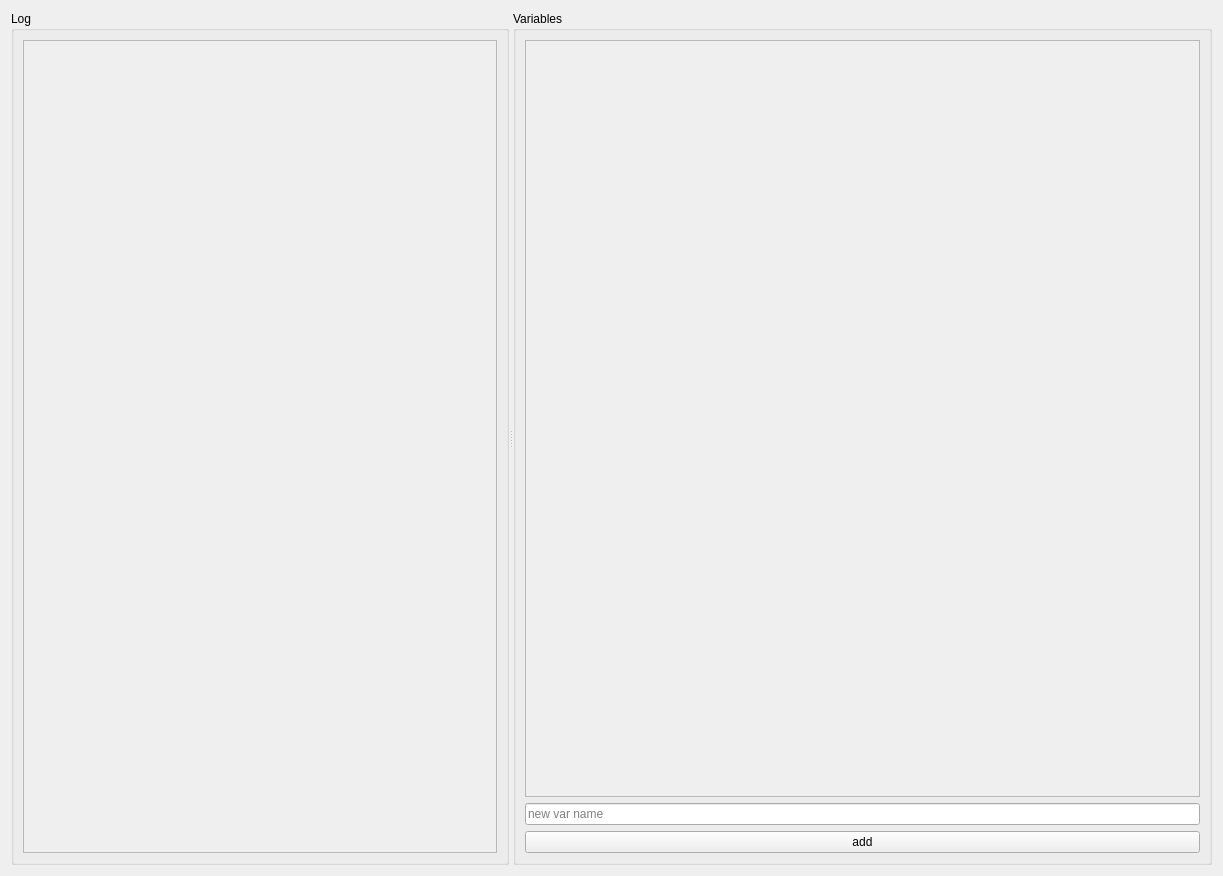
<?xml version="1.0" encoding="UTF-8"?>
<ui version="4.0">
 <class>script_widget</class>
 <widget class="QWidget" name="script_widget">
  <property name="geometry">
   <rect>
    <x>0</x>
    <y>0</y>
    <width>1223</width>
    <height>876</height>
   </rect>
  </property>
  <property name="windowTitle">
   <string>Form</string>
  </property>
  <layout class="QGridLayout" name="gridLayout">
   <item row="0" column="0">
    <widget class="QSplitter" name="splitter_2">
     <property name="orientation">
      <enum>Qt::Horizontal</enum>
     </property>
     <widget class="QSplitter" name="splitter">
      <property name="orientation">
       <enum>Qt::Vertical</enum>
      </property>
      <widget class="QGroupBox" name="log_groupBox">
       <property name="title">
        <string>Log</string>
       </property>
       <layout class="QGridLayout" name="gridLayout_2">
        <item row="0" column="0">
         <widget class="QScrollArea" name="logs_scrollArea">
          <property name="widgetResizable">
           <bool>true</bool>
          </property>
          <widget class="QWidget" name="scrollAreaWidgetContents">
           <property name="geometry">
            <rect>
             <x>0</x>
             <y>0</y>
             <width>437</width>
             <height>815</height>
            </rect>
           </property>
          </widget>
         </widget>
        </item>
       </layout>
      </widget>
     </widget>
     <widget class="QWidget" name="contents_widget" native="true">
      <property name="sizePolicy">
       <sizepolicy hsizetype="Preferred" vsizetype="Preferred">
        <horstretch>0</horstretch>
        <verstretch>0</verstretch>
       </sizepolicy>
      </property>
      <property name="minimumSize">
       <size>
        <width>200</width>
        <height>0</height>
       </size>
      </property>
      <layout class="QVBoxLayout" name="verticalLayout">
       <item>
        <widget class="QGroupBox" name="variables_group_box">
         <property name="title">
          <string>Variables</string>
         </property>
         <layout class="QGridLayout" name="gridLayout_3">
          <item row="0" column="0">
           <widget class="QScrollArea" name="variables_scrollArea">
            <property name="widgetResizable">
             <bool>true</bool>
            </property>
            <widget class="QWidget" name="scrollAreaWidgetContents_3">
             <property name="geometry">
              <rect>
               <x>0</x>
               <y>0</y>
               <width>694</width>
               <height>742</height>
              </rect>
             </property>
            </widget>
           </widget>
          </item>
          <item row="2" column="0">
           <widget class="QPushButton" name="add_variable_push_button">
            <property name="text">
             <string>add</string>
            </property>
           </widget>
          </item>
          <item row="1" column="0">
           <widget class="QLineEdit" name="new_var_name_lineEdit">
            <property name="placeholderText">
             <string>new var name</string>
            </property>
           </widget>
          </item>
         </layout>
        </widget>
       </item>
      </layout>
     </widget>
    </widget>
   </item>
  </layout>
 </widget>
 <resources/>
 <connections/>
</ui>
